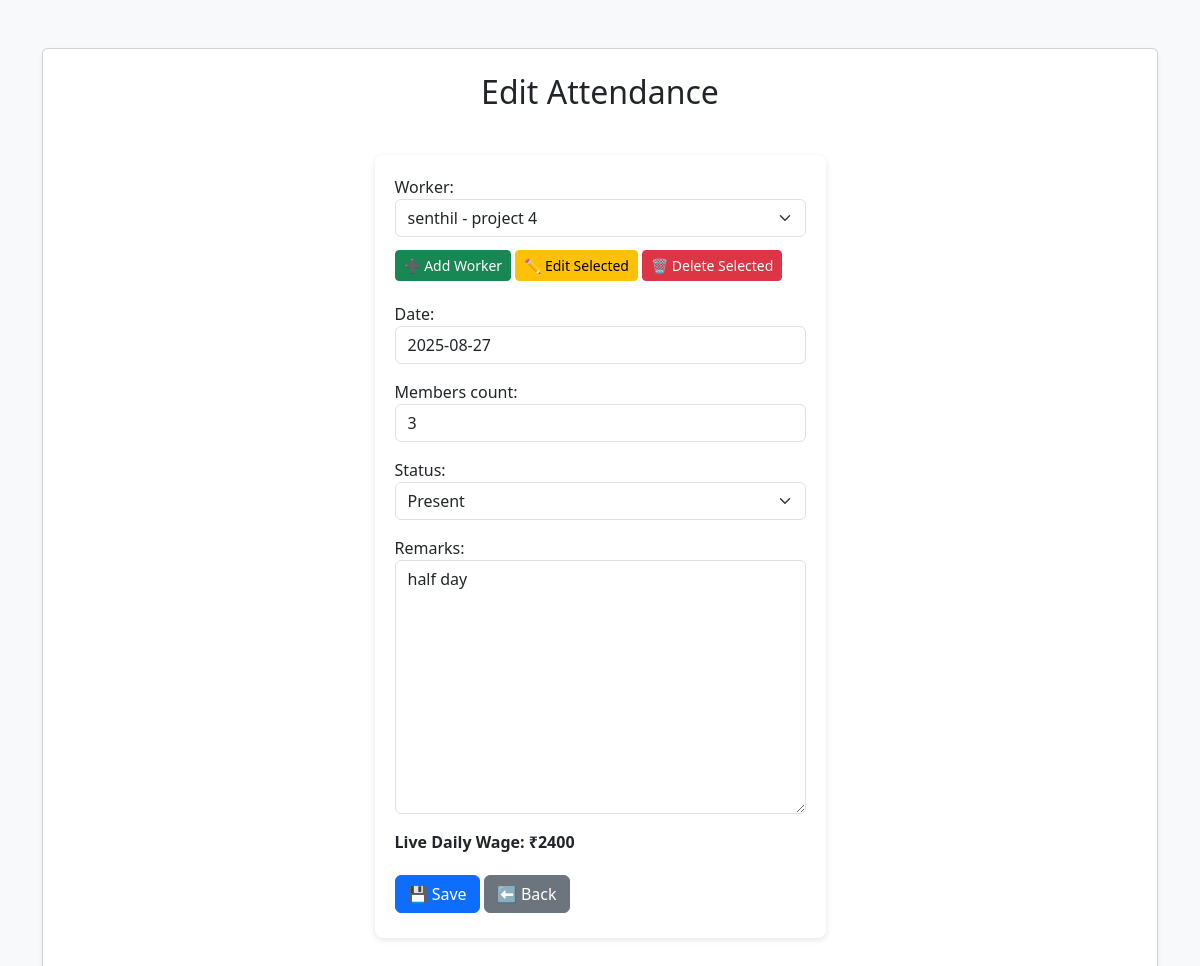
Page /attendance/1/update/ on the committed database.
### records/models.py (models this page shows, shortened)
class WorkerAttendance(models.Model):
    worker = models.ForeignKey("Worker", on_delete=models.CASCADE)
    date = models.DateField()
    members_count = models.IntegerField(default=1)
    remarks = models.TextField(null=True, blank=True)
    status = models.CharField(
        max_length=20,
        choices=[("Present", "Present"), ("Absent", "Absent")],
        default="Present"
    )
    daily_wage = models.IntegerField(editable=False, default=0)  # 👈 integer

class Worker(models.Model):
    project = models.ForeignKey(Project, on_delete=models.CASCADE, related_name="workers")
    worker_name = models.CharField(max_length=100)
    worker_type = models.CharField(max_length=50, choices=WorkerRole.choices)
    contact = models.CharField(max_length=15, blank=True, null=True)
    weekly_wage = models.IntegerField(default=0)
    PAYMENT_STATUS = [
        ('Paid', 'Paid'),
        ('Unpaid', 'Unpaid'),
    ]
    payment_status = models.CharField(max_length=10, choices=PAYMENT_STATUS, default='Unpaid')

### records/views.py (the view, shortened to what this page needs)
# urls.py: path('attendance/<int:pk>/update/', views.AttendanceUpdateView.as_view(), name='attendance_update'),
class AttendanceUpdateView(UpdateView):
    model = WorkerAttendance
    form_class = AttendanceForm
    template_name = "records/attendance_form.html"
    success_url = reverse_lazy("attendance_list")

### records/forms.py
class AttendanceForm(forms.ModelForm):
    class Meta:
        model = WorkerAttendance
        fields = ['worker', 'date', 'members_count', 'status', 'remarks']
    def __init__(self, *args, **kwargs):
        super().__init__(*args, **kwargs)
        for field_name, field in self.fields.items():
            field.widget.attrs['class'] = 'form-control'

### records/templates/records/attendance_form.html (shortened to what this page needs)
{% load static %}
{% load widget_tweaks %}
<link rel="stylesheet" href="{% static 'css/style.css' %}">
<link href="https://cdn.jsdelivr.net/npm/bootstrap@5.3.0/dist/css/bootstrap.min.css" rel="stylesheet">
<!DOCTYPE html>
<html>
<head>
</head>
<body class="bg-light">
<div class="container mt-5">
    <div class="card p-4 shadow-sm">
        <h2 class="mb-4 text-center">
            {{ form.instance.pk|yesno:"Edit Attendance,Add Attendance" }}
        </h2>
        <form method="post" action="">
            <div class="mb-3">
                {{ form.worker.label_tag }}
                <select name="{{ form.worker.name }}" id="id_worker" class="form-select">
                    {% for worker in form.fields.worker.queryset %}
                        <option value="{{ worker.id }}" data-type="{{ worker.worker_type }}"
                        {% if form.instance.worker and worker.id == form.instance.worker.id %}selected{% endif %}>
                            {{ worker.worker_name }} - {{ worker.project.project_name }}
                        </option>
                    {% endfor %}
                </select>
                <div class="mt-2">
                    <a href="{% url 'worker_create' %}" class="btn btn-success btn-sm">➕ Add Worker</a>
                    {% if form.instance.worker %}
                        <a href="{% url 'worker_update' form.instance.worker.id %}" class="btn btn-warning btn-sm">✏️ Edit Selected</a>
                        <a href="{% url 'worker_delete' form.instance.worker.id %}" class="btn btn-danger btn-sm">🗑️ Delete Selected</a>
                    {% endif %}
                </div>
            </div>
            <div class="mb-3">
                {{ form.date.label_tag }}
                {{ form.date|add_class:"form-control" }}
            </div>
            <div class="mb-3">
                {{ form.members_count.label_tag }}
                {{ form.members_count|add_class:"form-control" }}
            </div>
            <div class="mb-3">
                {{ form.status.label_tag }}
                {{ form.status|add_class:"form-select" }}
            </div>
            <div class="mb-3">
                {{ form.remarks.label_tag }}
                {{ form.remarks|add_class:"form-control" }}
            </div>
            <div class="mb-3">
                <strong>Live Daily Wage: ₹<span id="display_wage">0</span></strong>
            </div>
            <button type="submit" class="btn btn-primary">💾 Save</button>
            <a href="{% url 'attendance_list' %}" class="btn btn-secondary">⬅ Back</a>
        </form>
    </div>
</div>
</body>
</html>

### records/static/css/style.css (style rules this page uses)
body { font-family: Arial, sans-serif; background-color: #f8f9fa; margin: 0; padding: 0; }
h1, h2, h3 { color: #343a40; }
.btn { font-weight: bold; border-radius: 8px; padding: 10px 15px; margin: 5px 0; text-decoration: none; }
a { text-decoration: none; color: #007bff; margin-left: 10px; }
form { background: #ffffff; padding: 20px; border-radius: 8px; max-width: 500px; margin: 20px auto; box-shadow: 0 2px 6px rgba(0,0,0,0.1); }
button { background-color: #007bff; color: #fff; border: none; padding: 8px 15px; cursor: pointer; border-radius: 5px; }

### rows in the picture
WorkerAttendance: instance.pk "Edit Attendance", worker "senthil - project 4", date "2025-08-27", members_count "3", status "Present", remarks "half day"
